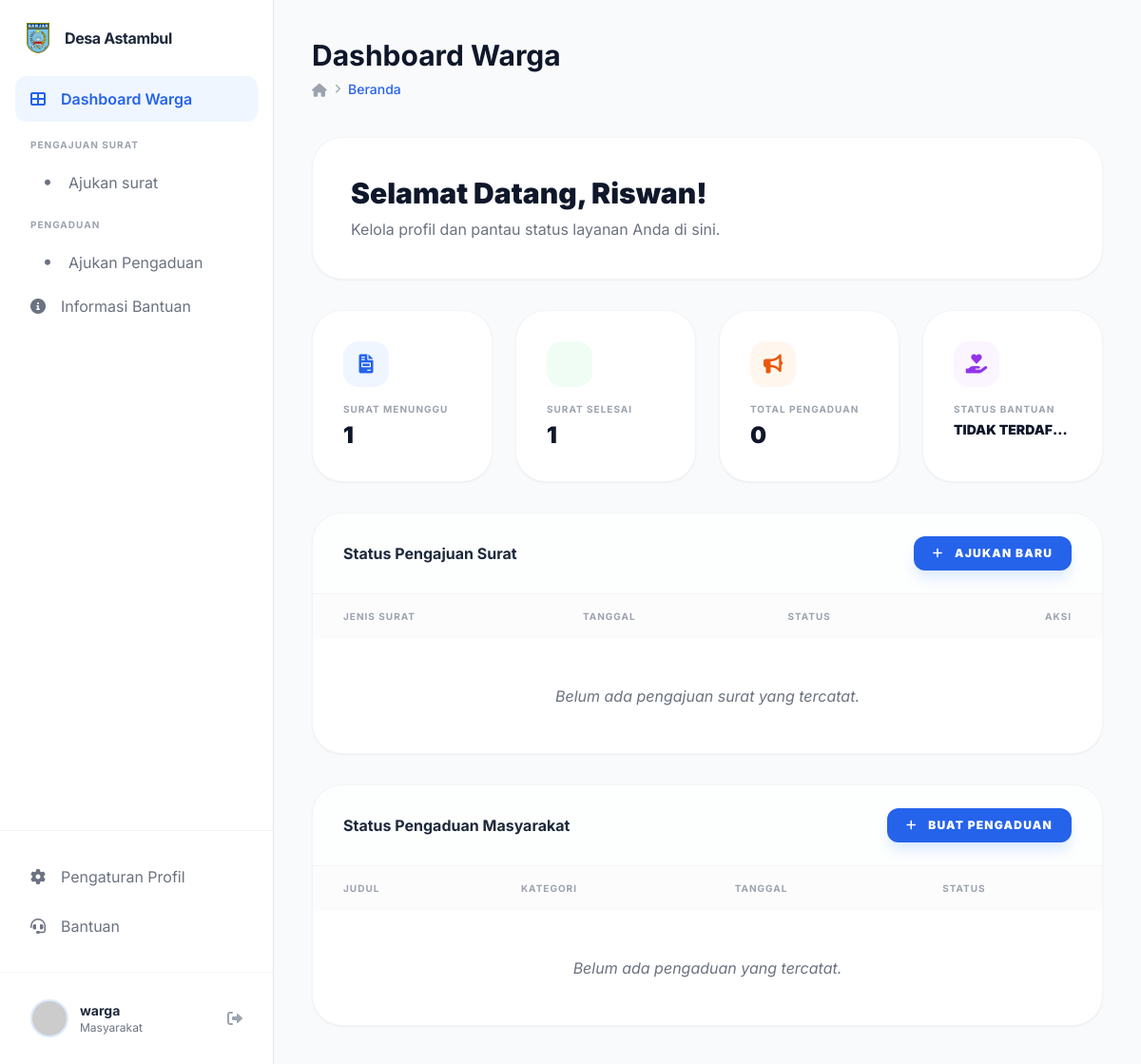
The app's page /public/dashboard/warga (signed in) with its own data.
### tables this page shows
CREATE TABLE `warga` (
  `id_warga` int NOT NULL,
  `nik` varchar(16) DEFAULT NULL,
  `nama_lengkap` varchar(100) DEFAULT NULL,
  `tempat_lahir` varchar(50) DEFAULT NULL,
  `tanggal_lahir` date DEFAULT NULL,
  `jenis_kelamin` enum('L','P') DEFAULT NULL COMMENT 'L = Laki-laki, P = Perempuan',
  `alamat` text,
  `rt_rw` varchar(10) DEFAULT NULL,
  `pekerjaan` varchar(50) DEFAULT NULL,
  `penghasilan` decimal(12,2) DEFAULT NULL,
  `jumlah_tanggungan` int DEFAULT NULL,
  `kondisi_rumah` enum('layak','kurang_layak','tidak_layak') DEFAULT NULL,
  `status_kawin` enum('kawin','belum_kawin','cerai') DEFAULT NULL,
  `created_at` datetime DEFAULT NULL,
  `updated_at` datetime DEFAULT NULL
);

CREATE TABLE `pengajuan_surat` (
  `id_pengajuan` int NOT NULL,
  `id_warga` int NOT NULL,
  `id_jenis_surat` int NOT NULL,
  `no_surat` varchar(30) DEFAULT NULL,
  `keperluan` text,
  `file_berkas` varchar(255) DEFAULT NULL,
  `nilai_prioritas` int DEFAULT '0',
  `status` enum('menunggu','diproses','selesai','ditolak') NOT NULL DEFAULT 'menunggu',
  `catatan_penolakan` text,
  `id_petugas_verif` int DEFAULT NULL,
  `id_kades_ttd` int DEFAULT NULL,
  `tanggal_pengajuan` datetime NOT NULL DEFAULT CURRENT_TIMESTAMP,
  `tanggal_verif` datetime DEFAULT NULL,
  `tanggal_selesai` datetime DEFAULT NULL,
  `created_at` datetime NOT NULL DEFAULT CURRENT_TIMESTAMP,
  `updated_at` datetime NOT NULL DEFAULT CURRENT_TIMESTAMP ON UPDATE CURRENT_TIMESTAMP,
  `qr_token` varchar(100) DEFAULT NULL,
  `qr_url` varchar(255) DEFAULT NULL,
  `is_verified` tinyint(1) DEFAULT '0',
  `prioritas` int DEFAULT '0',
  `waktu_proses` datetime DEFAULT NULL
);

### app/core/Controller.php (called while the page is built, shortened)
<?php
class Controller {
    public function view($view, $data = []) {
        require_once '../app/views/' . $view . '.php';
    }
    public function model($model) {
        return new $model;
    }
}

### app/controllers/Dashboard.php (called while the page is built, shortened)
<?php
class Dashboard extends Controller {
    public function warga() {
        $data['judul'] = 'Dashboard Warga';
        $data['user'] = $_SESSION['user'];
        $wargaModel = $this->model('WargaModel');
        $data['warga'] = $wargaModel->getWargaByNik($data['user']['nik']);
        $suratModel = $this->model('SuratModel');
        $my_surat = $suratModel->getPengajuanByWarga($data['warga']['id_warga']);
        $data['surat_menunggu'] = count(array_filter($my_surat, function($s) { return $s['status'] == 'menunggu'; }));
        $data['surat_selesai'] = count(array_filter($my_surat, function($s) { return $s['status'] == 'selesai'; }));
        $pengaduanModel = $this->model('PengaduanModel');
        $my_aduan = $pengaduanModel->getPengaduanByWarga($data['warga']['id_warga']);
        $data['aduan_total'] = count($my_aduan);
        $bltModel = $this->model('BltModel');
        $hasil_blt = $bltModel->getHasilByNik($data['user']['nik']);
        $data['hasil_blt'] = !empty($hasil_blt) ? $hasil_blt[0] : null;
        $this->view('dashboard/warga', $data);
    }
}

### app/core/App.php (called while the page is built, shortened)
<?php
class App {
    protected $method = 'index';
    protected $params = [];
    public function __construct() {
        $url = $this->parseURL();
        if ($url && file_exists('../app/controllers/' . $url[0] . '.php')) {
            unset($url[0]);
        }
        $this->controller = new $this->controller;
        if (isset($url[1])) {
            if (method_exists($this->controller, $url[1])) {
                $this->method = $url[1];
            }
        }
        call_user_func_array([$this->controller, $this->method], $this->params);
    }
    public function parseURL() {
        if (isset($_GET['url'])) {
            $url = rtrim($_GET['url'], '/');
            $url = filter_var($url, FILTER_SANITIZE_URL);
            $url = explode('/', $url);
            return $url;
        }
    }
}

### public/index.php (called while the page is built, shortened)
<?php
$app = new App;

### app/core/Database.php (called while the page is built, shortened)
<?php
class Database {
    private $host = DB_HOST;
    private $user = DB_USER;
    private $pass = DB_PASS;
    private $dbname = DB_NAME;
    private $dbh;
    private $stmt;
    public function __construct() {
        $dsn = 'mysql:host=' . $this->host . ';dbname=' . $this->dbname;
        $options = [
            PDO::ATTR_PERSISTENT => true,
            PDO::ATTR_ERRMODE => PDO::ERRMODE_EXCEPTION
        ];
        try {
            $this->dbh = new PDO($dsn, $this->user, $this->pass, $options);
        } catch (PDOException $e) {
            die($e->getMessage());
        }
    }
    public function query($sql) {
        $this->stmt = $this->dbh->prepare($sql);
    }
    public function bind($param, $value, $type = null) {
        if (is_null($type)) {
            switch (true) {
                case is_int($value):
                    $type = PDO::PARAM_INT;
                    break;
                default:
                    $type = PDO::PARAM_STR;
            }
        }
        $this->stmt->bindValue($param, $value, $type);
    }
    public function execute() {
        return $this->stmt->execute();
    }
    public function resultSet() {
        $this->execute();
        return $this->stmt->fetchAll(PDO::FETCH_ASSOC);
    }
    public function single() {
        $this->execute();
        return $this->stmt->fetch(PDO::FETCH_ASSOC);
    }
}

### app/models/WargaModel.php (called while the page is built, shortened)
<?php
class WargaModel {
    private $table = 'warga';
    private $db;
    public function __construct() {
        $this->db = new Database;
    }
    public function getWargaByNik($nik) {
        $this->db->query('SELECT * FROM ' . $this->table . ' WHERE nik=:nik');
        $this->db->bind('nik', $nik);
        return $this->db->single();
    }
}

### app/models/SuratModel.php (called while the page is built, shortened)
<?php
class SuratModel {
    private $db;
    public function __construct() {
        $this->db = new Database;
    }
    public function getPengajuanByWarga($id_warga) {
        $this->db->query('SELECT p.*, j.nama_surat FROM pengajuan_surat p JOIN jenis_surat j ON p.id_jenis_surat = j.id_jenis_surat WHERE p.id_warga = :id_warga ORDER BY p.created_at DESC');
        $this->db->bind('id_warga', $id_warga);
        return $this->db->resultSet();
    }
}

### app/views/dashboard/warga.php (the view, shortened to what this page needs)
<div class="space-y-8">
    <div class="bg-white p-10 rounded-[32px] shadow-sm border border-gray-100 flex flex-col md:flex-row justify-between items-start md:items-center gap-6">
        <div>
            <h2 class="text-3xl font-black text-slate-900 mb-2">Selamat Datang, <?= $data['warga']['nama_lengkap'] ?? 'Warga'; ?>!</h2>
            <p class="text-gray-500">Kelola profil dan pantau status layanan Anda di sini.</p>
        </div>
    </div>
    <div class="grid grid-cols-1 md:grid-cols-2 lg:grid-cols-4 gap-6">
        <div class="bg-white p-8 rounded-[32px] shadow-sm border border-gray-100">
            <div class="w-12 h-12 bg-blue-50 text-blue-600 rounded-2xl flex items-center justify-center text-xl mb-4">
                <i class="fas fa-file-invoice"></i>
            </div>
            <h3 class="text-gray-400 text-[10px] font-bold uppercase tracking-widest mb-1">Surat Menunggu</h3>
            <p class="text-2xl font-black text-slate-900"><?= $data['surat_menunggu']; ?></p>
        </div>
        <div class="bg-white p-8 rounded-[32px] shadow-sm border border-gray-100">
            <div class="w-12 h-12 bg-green-50 text-green-600 rounded-2xl flex items-center justify-center text-xl mb-4">
            </div>
            <h3 class="text-gray-400 text-[10px] font-bold uppercase tracking-widest mb-1">Surat Selesai</h3>
            <p class="text-2xl font-black text-slate-900"><?= $data['surat_selesai']; ?></p>
        </div>
        <div class="bg-white p-8 rounded-[32px] shadow-sm border border-gray-100">
            <div class="w-12 h-12 bg-orange-50 text-orange-600 rounded-2xl flex items-center justify-center text-xl mb-4">
                <i class="fas fa-bullhorn"></i>
            </div>
            <h3 class="text-gray-400 text-[10px] font-bold uppercase tracking-widest mb-1">Total Pengaduan</h3>
            <p class="text-2xl font-black text-slate-900"><?= $data['aduan_total']; ?></p>
        </div>
        <div class="bg-white p-8 rounded-[32px] shadow-sm border border-gray-100">
            <div class="w-12 h-12 bg-purple-50 text-purple-600 rounded-2xl flex items-center justify-center text-xl mb-4">
                <i class="fas fa-hand-holding-heart"></i>
            </div>
            <h3 class="text-gray-400 text-[10px] font-bold uppercase tracking-widest mb-1">Status Bantuan</h3>
            <p class="text-sm font-black text-slate-900 truncate">
                <?= isset($data['hasil_blt']['status_penerimaan']) ? strtoupper((string)$data['hasil_blt']['status_penerimaan']) : 'TIDAK TERDAFTAR'; ?>
            </p>
        </div>
    </div>
    <div class="bg-white rounded-[32px] shadow-sm border border-gray-100 overflow-hidden">
        <div class="px-8 py-6 border-b border-gray-100 flex justify-between items-center bg-gray-50/30">
            <h3 class="font-bold text-slate-800">Status Pengajuan Surat</h3>
            <a href="<?= BASEURL; ?>/layanan" class="bg-blue-600 text-white px-5 py-2.5 rounded-xl text-xs font-black hover:bg-blue-700 transition shadow-lg shadow-blue-100 uppercase tracking-widest">
                <i class="fas fa-plus mr-2"></i> Ajukan Baru
            </a>
        </div>
        <div class="overflow-x-auto">
            <table class="w-full text-left border-collapse">
                <thead class="bg-gray-50/50">
                    <tr>
                        <th class="px-8 py-4 text-[10px] font-bold text-gray-400 uppercase tracking-widest">Jenis Surat</th>
                        <th class="px-8 py-4 text-[10px] font-bold text-gray-400 uppercase tracking-widest">Tanggal</th>
                        <th class="px-8 py-4 text-[10px] font-bold text-gray-400 uppercase tracking-widest">Status</th>
                        <th class="px-8 py-4 text-[10px] font-bold text-gray-400 uppercase tracking-widest text-right">Aksi</th>
                    </tr>
                </thead>
                <tbody class="divide-y divide-gray-100">
                    <?php if(empty($data['pengajuan'])): ?>
                        <tr>
                            <td colspan="4" class="px-8 py-12 text-center text-gray-500 italic">Belum ada pengajuan surat yang tercatat.</td>
                        </tr>
                    <?php endif; ?>
                </tbody>
            </table>
        </div>
    </div>
    <div class="bg-white rounded-[32px] shadow-sm border border-gray-100 overflow-hidden">
        <div class="px-8 py-6 border-b border-gray-100 flex justify-between items-center bg-gray-50/30">
            <h3 class="font-bold text-slate-800">Status Pengaduan Masyarakat</h3>
            <a href="<?= BASEURL; ?>/pengaduan" class="bg-blue-600 text-white px-5 py-2.5 rounded-xl text-xs font-black hover:bg-blue-700 transition shadow-lg shadow-blue-100 uppercase tracking-widest">
                <i class="fas fa-plus mr-2"></i> Buat Pengaduan
            </a>
        </div>
        <div class="overflow-x-auto">
            <table class="w-full text-left border-collapse">
                <thead class="bg-gray-50/50">
                    <tr>
                        <th class="px-8 py-4 text-[10px] font-bold text-gray-400 uppercase tracking-widest">Judul</th>
                        <th class="px-8 py-4 text-[10px] font-bold text-gray-400 uppercase tracking-widest">Kategori</th>
                        <th class="px-8 py-4 text-[10px] font-bold text-gray-400 uppercase tracking-widest">Tanggal</th>
                        <th class="px-8 py-4 text-[10px] font-bold text-gray-400 uppercase tracking-widest">Status</th>
                    </tr>
                </thead>
                <tbody class="divide-y divide-gray-100">
                    <?php if(empty($data['pengaduan'])): ?>
                        <tr>
                            <td colspan="4" class="px-8 py-12 text-center text-gray-500 italic">Belum ada pengaduan yang tercatat.</td>
                        </tr>
                    <?php endif; ?>
                </tbody>
            </table>
        </div>
    </div>
</div>

### app/views/templates/header.php (style rules this page uses)
body { font-family: 'Inter', sans-serif; }

### records on screen
warga: nama_lengkap "Riswan"
pengajuan_surat: nilai_prioritas "1", is_verified "0"

### other values on screen
$_SESSION['user']['nik'] "warga"
$level "Masyarakat"
$data['judul'] "Dashboard Warga"
